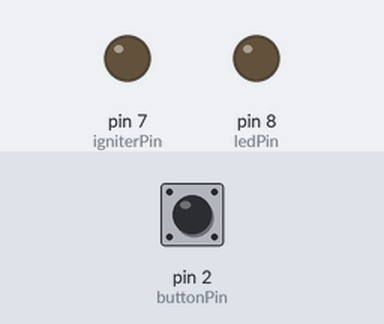
Bench run of a sketch on a simulated Arduino Uno, built with avr-gcc and run on an emulated ATmega328P. Shown: output pins drawn as LEDs (lit = HIGH). The inputs (shaded band) are chosen by the test bench; at power-on: pin 2 (buttonPin) LOW.

Above: at 1.2 s.
1.3 s: pin 2 (buttonPin) pulled HIGH for 0.15 s
At 1.37 s:
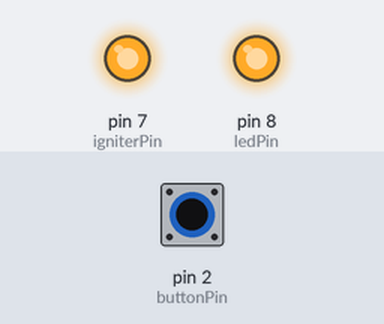
2.9 s: pin 2 (buttonPin) pulled HIGH for 3.2 s
At 7.2 s:
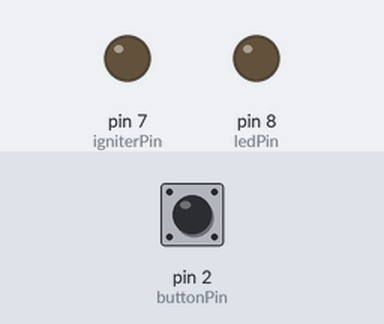
Timing chart, 0 to 8.7 s (numbered marks = the images above; inputs shaded):
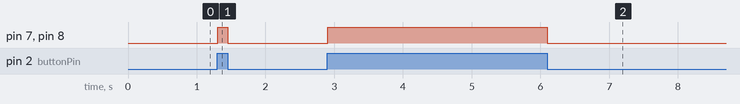

Measured:
- after the input at 1.3 s, pin 7 (igniterPin), pin 8 (ledPin): LOW → HIGH at once, → LOW 0.15 s later
- after the input at 2.9 s, pin 7 (igniterPin), pin 8 (ledPin): LOW → HIGH at once, → LOW 3.2 s later

The sketch:

electronic_igniter_v1.ino
```cpp
/*
 *
 * Arnlen
 * Rocket booster electronic igniter
 * Send voltage on PIN 7 on button pressing
 *
 */

#include <Arduino.h>

int buttonPin = 2;
int igniterPin = 7;
int ledPin = 8;
int buttonState = 0;

void setup() {
  pinMode(buttonPin, INPUT);
  pinMode(igniterPin, OUTPUT);
  pinMode(ledPin, OUTPUT);
}

void loop() {
  buttonState = digitalRead(buttonPin);

  if (buttonState == HIGH) {
    digitalWrite(igniterPin, HIGH);
    digitalWrite(ledPin, HIGH);
  } else {
    digitalWrite(igniterPin, LOW);
    digitalWrite(ledPin, LOW);
  }

  delay(10);
}
```
